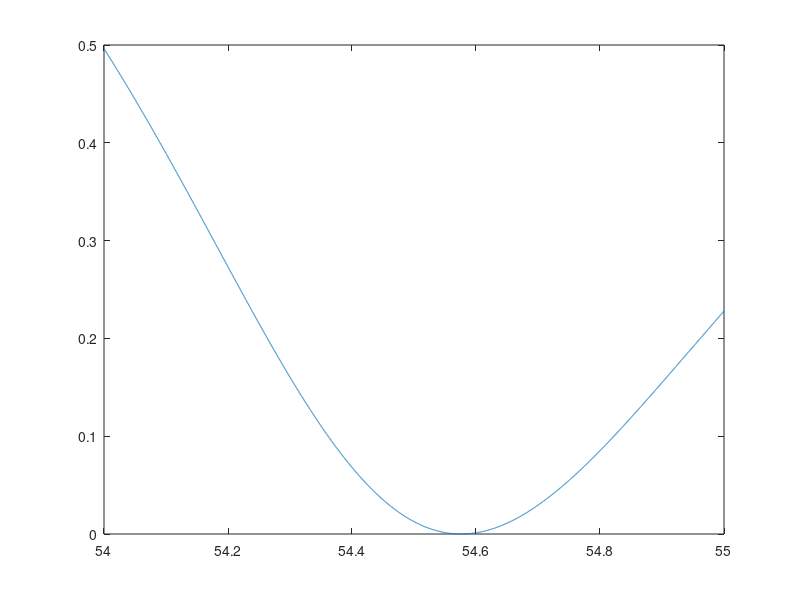

Source code (MATLAB):
% Find explanation in ElectricFieldIntensityVsDistanceFromPrism.m code.
clear;
tic %tic (at the start) and toc (at the end) finds the runtime 
lambda=633e-9;%wavelength of incident light in vacuum at which nm is as follows
%changing wavelength to 1500nm from 633nm (no other changes) changes the whole nature of the graph for the refractive index of the metal changes
% Also, a different thickness is required to get minimum reflectivity (Rmin) under 0.01
% Changing thickness dm changes the resonance angle
nm=0.1325+4.0203i;%refractive index of metal at wavelength=633nm
%nm=0.53+10.43i;%refractive index of metal at wavelength=1500nm
%nm=0.12+3.75i;%refractive index of metal at wavelength=600nm
np=1.732;%refractive index of prism 
na=1.33;%refractive index of analyte
u=pi*4e-7;%magnetic permeability of non-magnetic substances(assumed)
dm=40e-9:1e-11:50e-9;dm=dm';%thickness (so that Rmin<0.01)of metal layer for wavelength=632nm(given in Shalabney paper)
theta=54:1e-4:55;%angle in prism(angle of incidence)
costheta=sqrt(1-((sind(theta)).^2).*((np^2)/(nm^2)));%cos of angle in metal
bdm=(costheta).*(((360*nm).*dm)./lambda);%Beta j used in Shalabney paper %360->2*pi when cosd->cos, sind->sin
qp=(cosd(theta)).*((sqrt(u))/np);%qj in prism (qj used in Shalabney paper)
qa=(sqrt(1-((sind(theta)).^2).*((np^2)/(na^2)))).*((sqrt(u))/na);%qj in analyte %used cos of angle in analyte
qm=costheta.*(sqrt(u)/nm);%qj in metal
%M=[cosd(b);-((sind(b)).*(1i./qm));-((sind(b)).*(1i.*qm));cosd(b)];%Inverse(hence 1,2 and 2,1 elements are negated) of complete propagation matrix in metal
M(:,:,1)=cosd(bdm);
M(:,:,2)=-((sind(bdm)).*(1i./qm));%qm and qdm are same because qj does not contain a z in its expression
M(:,:,3)=-((sind(bdm)).*(1i.*qm));
M(:,:,4)=cosd(bdm);
%r=((M(1,:)+(M(2,:)).*qa).*qp-(M(3,:)+(M(4,:)).*qa))./((M(1,:)+(M(2,:)).*qa).*qp+(M(3,:)+(M(4,:)).*qa));%reflection coefficient 
r=((M(:,:,1)+(M(:,:,2)).*qa).*qp-(M(:,:,3)+(M(:,:,4)).*qa))./((M(:,:,1)+(M(:,:,2)).*qa).*qp+(M(:,:,3)+(M(:,:,4)).*qa));
R=(abs(r)).^2;%reflectivity
%{
plot(theta,R(1,:));
xlabel('Incidence angle (deg)') 
ylabel('Reflectivity') 
%}
%{
%Below is the block to find extrema
indexmin = find(min(R(k,:)) == R(k,:)); 
thetamin = theta(indexmin); 
Rmin = R(indexmin);
indexmax = find(max(R) == R);
thetamax = theta(indexmax); 
Rmax = R(indexmax); 
%}
%{
R=R';
[Rmin,indexmin]=min(R);
%Rmin=Rmin';
indexmin2=find(min(Rmin)==Rmin);
Rminmin=Rmin(indexmin2);
dmmin=dm(indexmin2);
thetamin=theta(indexmin(indexmin2));
plot(theta,R(:,indexmin2))
%}
indexmin = min(min(R));
[x,y]=find(R==indexmin);
Rmin=R(x,y);
dmmin=dm(x);
thetamin=theta(y);
plot(theta,R(x,:))

toc